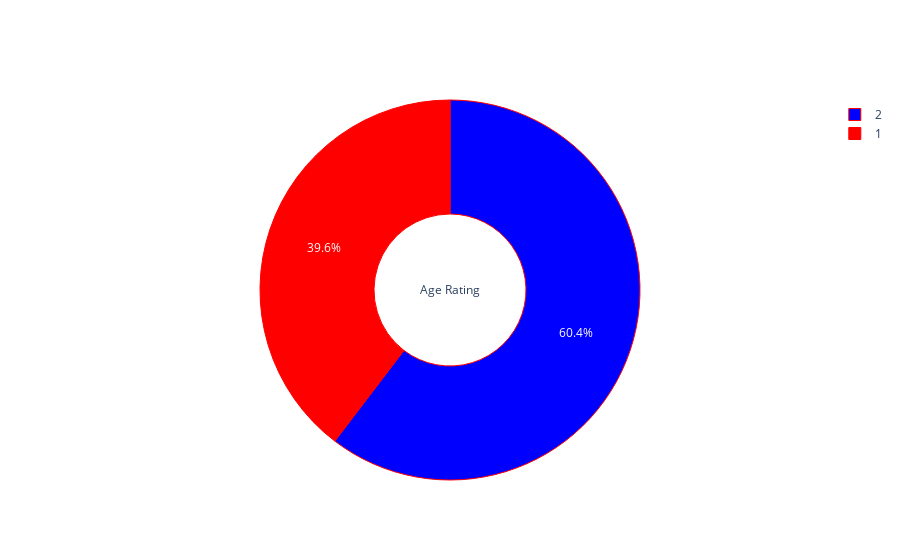

Write notebook code for a chart like this one.
### Code cell
wheezing = surveyDataFrame.groupby(surveyDataFrame['WHEEZING'])['LUNG_CANCER'].sum()


py.iplot([pie_plot(wheezing, ['red', 'blue'], 'Age Rating')])

### Figure 1 — Plotly figure (JSON) as saved in the notebook; plotly's stock layout.template omitted (floating-point values rounded to 4 significant figures)
{"data": [{"hole": 0.4, "hoverinfo": "percent+value", "labels": [1, 2], "marker": {"colors": ["red", "blue"], "line": {"color": "#FF0000", "width": 1}}, "showlegend": true, "textinfo": "percent", "textposition": "inside", "title": {"text": "Age Rating"}, "type": "pie", "values": [107, 163]}], "layout": {}}
